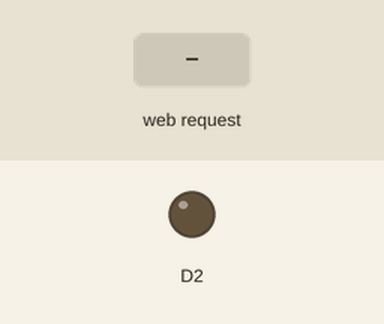
Simulated run of this sketch. Board: ESP8266 (NodeMCU). Parts: output pins drawn as LEDs (lit = HIGH). Inputs (shaded band) come from the test bench. WiFi joins after 1.5 s; servers stay silent unless stated; what the sketch prints to the serial monitor is not drawn.

Above: at 3.7 s.
3.8 s: HTTP request GET /on received
At 4.6 s:
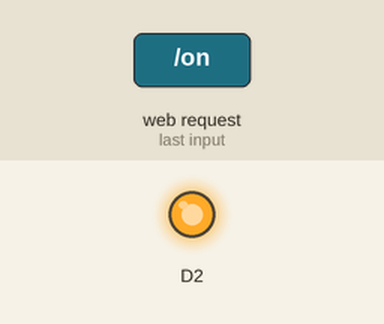
5.3 s: HTTP request GET /off received
At 5.8 s:
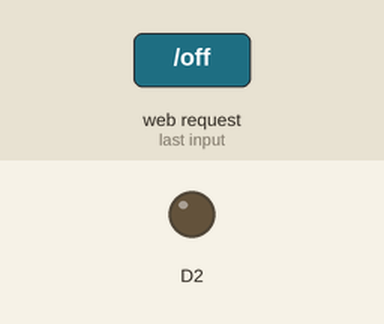
Timing chart, 0 to 8.3 s (numbered marks = the images above; inputs shaded):
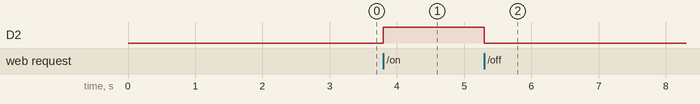

Measured:
- after the input at 3.8 s, D2: LOW → HIGH at once
- after the input at 5.3 s, D2: HIGH → LOW at once

The sketch:

esp8266_device_example.ino
```cpp
#include <ESP8266WebServer.h>
#include <ESP8266WiFi.h>
#include <ESP8266mDNS.h>
#include <WiFiUdp.h>
#include <ArduinoOTA.h>

MDNSResponder mdns;

// Replace with your network credentials
const char* ssid = "";
const char* password = "";
const char* deviceName = "pi-oh-tee-Device";

// *** UPDATE THESE FOR YOU NETWORK CONFIG ***
IPAddress ip(000, 000, 0, 00); // Assign Static local IP address for this device
IPAddress gateway(0, 000, 0, 0);
IPAddress subnet(000, 000, 000, 0);

ESP8266WebServer server(80);

void setup() {

  // GPIO for signaling relay module
  pinMode(D2, OUTPUT);
  digitalWrite(D2, LOW);

  delay(1000);
  Serial.begin(115200);
  Serial.println("Booting");
  WiFi.mode(WIFI_STA);
  WiFi.begin(ssid, password);
  WiFi.config(ip, gateway, subnet);

  while (WiFi.waitForConnectResult() != WL_CONNECTED) {
    Serial.println("Connection Failed! Rebooting...");
    delay(5000);
    ESP.restart();
  }

  Serial.println("");
  Serial.print("Connected to ");
  Serial.println(ssid);
  Serial.print("IP address: ");
  Serial.println(WiFi.localIP());

  // ***********************************************************
  // *      Arduino Over The Air (OTA) Bootloader Setup        *
  // ***********************************************************

  // Port defaults to 8266 (may want to change for additional security)
   ArduinoOTA.setPort(8266);

  // Hostname defaults to esp8266-[ChipID]
   ArduinoOTA.setHostname(deviceName);
   WiFi.hostname(deviceName);

  // No authentication by default
   ArduinoOTA.setPassword(password);

  ArduinoOTA.onStart([]() {
    Serial.println("Start");
  });

  ArduinoOTA.onEnd([]() {
    Serial.println("\nEnd");
  });

  ArduinoOTA.onProgress([](unsigned int progress, unsigned int total) {
    Serial.printf("Progress: %u%%\r", (progress / (total / 100)));
  });

  ArduinoOTA.onError([](ota_error_t error) {
    Serial.printf("Error[%u]: ", error);
    if (error == OTA_AUTH_ERROR) Serial.println("Auth Failed");
    else if (error == OTA_BEGIN_ERROR) Serial.println("Begin Failed");
    else if (error == OTA_CONNECT_ERROR) Serial.println("Connect Failed");
    else if (error == OTA_RECEIVE_ERROR) Serial.println("Receive Failed");
    else if (error == OTA_END_ERROR) Serial.println("End Failed");
  });

  ArduinoOTA.begin();

  // ***********************************************************
  // *               ESP8266 Web Server Setup                  *
  // ***********************************************************

  if (mdns.begin("esp8266", WiFi.localIP())) {
    Serial.println("MDNS responder started");
  }

  server.on("/on", [](){
    digitalWrite(D2, HIGH);
    server.send(200, "text/json", "{\"state\":\"on\"}");
    delay(1000);
  });

  server.on("/off", [](){
    digitalWrite(D2, LOW);
    server.send(200, "text/json", "{\"state\":\"off\"}");
    delay(1000);
  });

  server.on("/status", [](){
    if (digitalRead(D2) == HIGH){
      server.send(200, "text/json", "{\"localIp\":" + IpAddress2String(WiFi.localIP()) + ", \"state\":\"on\"}");
    } else {
      server.send(200, "text/json", "{\"localIp\":" + IpAddress2String(WiFi.localIP()) + ", \"state\":\"off\"}");
    }
    delay(1000);
  });

  server.begin();
  Serial.println("HTTP server started");
}

void loop(void) {
  ArduinoOTA.handle();
  server.handleClient();
}

String IpAddress2String(const IPAddress& ipAddress)
{
  return String(ipAddress[0]) + String(".") +\
  String(ipAddress[1]) + String(".") +\
  String(ipAddress[2]) + String(".") +\
  String(ipAddress[3])  ;
}
```
